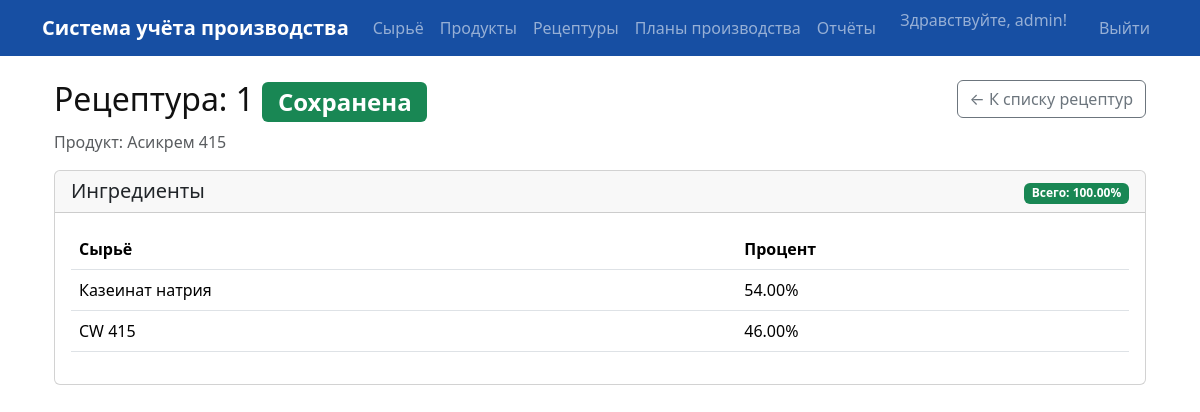
Screenshot of /recipes/1/ingredients (signed in) with the database file from the repository.
### app/models.py (models this page shows, shortened)
class User(db.Model, UserMixin):
    __tablename__ = "users"
    id = Column(Integer, primary_key=True, index=True)
    email = Column(String, unique=True, index=True)
    username = Column(String, unique=True, index=True)
    hashed_password = Column(String)
    role = Column(SQLAlchemyEnum(UserRole))
    is_active = Column(Boolean, default=True)
    created_at = Column(DateTime(timezone=True), server_default=func.now())
    updated_at = Column(DateTime(timezone=True), onupdate=func.now())

class RecipeTemplate(db.Model):
    __tablename__ = "recipe_templates"
    id = Column(Integer, primary_key=True, index=True)
    product_id = Column(Integer, ForeignKey("products.id"))
    name = Column(String)
    is_default = Column(Boolean, default=False)
    status = Column(String, default="draft")  # draft, saved
    created_at = Column(DateTime(timezone=True), server_default=func.now())
    updated_at = Column(DateTime(timezone=True), onupdate=func.now())
    created_by = Column(Integer, ForeignKey("users.id"))
    product = relationship("Product", back_populates="recipe_templates")
    recipe_items = relationship("RecipeItem", back_populates="template")
    production_plans = relationship("ProductionPlan", back_populates="template")

class Product(db.Model):
    __tablename__ = "products"
    id = Column(Integer, primary_key=True, index=True)
    name = Column(String, unique=True, index=True)
    created_at = Column(DateTime(timezone=True), server_default=func.now())
    updated_at = Column(DateTime(timezone=True), onupdate=func.now())
    created_by = Column(Integer, ForeignKey("users.id"))
    recipe_templates = relationship("RecipeTemplate", back_populates="product")
    production_plans = relationship("ProductionPlan", back_populates="product")

class RecipeItem(db.Model):
    __tablename__ = "recipe_items"
    id = Column(Integer, primary_key=True, index=True)
    template_id = Column(Integer, ForeignKey("recipe_templates.id"))
    material_type_id = Column(Integer, ForeignKey("raw_material_types.id"))
    percentage = Column(Float)
    created_at = Column(DateTime(timezone=True), server_default=func.now())
    updated_at = Column(DateTime(timezone=True), onupdate=func.now())
    created_by = Column(Integer, ForeignKey("users.id"))
    template = relationship("RecipeTemplate", back_populates="recipe_items")
    material_type = relationship("RawMaterialType", back_populates="recipe_items")

class RawMaterialType(db.Model):
    __tablename__ = "raw_material_types"
    id = Column(Integer, primary_key=True, index=True)
    name = Column(String, unique=True, index=True)
    created_at = Column(DateTime(timezone=True), server_default=func.now())
    updated_at = Column(DateTime(timezone=True), onupdate=func.now())
    raw_materials = relationship("RawMaterial", back_populates="type")
    recipe_items = relationship("RecipeItem", back_populates="material_type")

### app/routes.py (the view, shortened to what this page needs)
@app.route('/recipes/<int:recipe_id>/ingredients', methods=['GET', 'POST'])
@login_required
def recipe_ingredients(recipe_id):
    recipe = Recipe.query.get_or_404(recipe_id)
    if recipe.status == 'saved' and request.method == 'POST':
        flash('Эта рецептура уже сохранена и не может быть изменена.', 'warning')
        return redirect(url_for('recipe_ingredients', recipe_id=recipe_id))
    form = RecipeIngredientForm()
    form.recipe = recipe  # для валидации
    raw_material_types = RawMaterialType.query.all()
    form.material_type_id.choices = [(rmt.id, rmt.name) for rmt in raw_material_types]
    ingredients = RecipeIngredient.query.filter_by(template_id=recipe.id).all()
    total_percent = sum(item.percentage for item in ingredients)
    return render_template(
        'recipe_ingredients.html',
        form=form if recipe.status != 'saved' else None,  # Не показываем форму для сохраненных рецептур
        recipe=recipe,
        ingredients=ingredients,
        total_percent=total_percent
    )

### app/__init__.py (called while the page is built)
@login_manager.user_loader
def load_user(user_id):
    from .models import User
    return User.query.get(int(user_id))

### app/templates/recipe_ingredients.html (shortened to what this page needs)
{% extends "base.html" %}
{% block content %}
<div class="container mt-4">
    <div class="row">
        <div class="col-md-8">
            <h2>
                Рецептура: {{ recipe.name }}
                {% if recipe.status == 'draft' %}
                <span class="badge bg-warning">Черновик</span>
                {% else %}
                <span class="badge bg-success">Сохранена</span>
                {% endif %}
            </h2>
            <p class="text-muted">Продукт: {{ recipe.product.name }}</p>
        </div>
        <div class="col-md-4 text-end">
            <a href="{{ url_for('recipes') }}" class="btn btn-outline-secondary">← К списку рецептур</a>
        </div>
    </div>
    <div class="card">
        <div class="card-header">
            <div class="d-flex justify-content-between align-items-center">
                <h5 class="mb-0">Ингредиенты</h5>
                <div>
                    <span class="badge {% if total_percent == 100 %}bg-success{% elif total_percent > 100 %}bg-danger{% else %}bg-warning{% endif %}">
                        Всего: {{ "%.2f"|format(total_percent) }}%
                    </span>
                </div>
            </div>
        </div>
        <div class="card-body">
            {% if ingredients %}
            <div class="table-responsive">
                <table class="table">
                    <thead>
                        <tr>
                            <th>Сырьё</th>
                            <th>Процент</th>
                        </tr>
                    </thead>
                    <tbody>
                        {% for ingredient in ingredients %}
                        <tr>
                            <td>{{ ingredient.material_type.name }}</td>
                            <td>{{ "%.2f"|format(ingredient.percentage) }}%</td>
                        </tr>
                        {% endfor %}
                    </tbody>
                </table>
            </div>
            {% else %}
            <p class="text-muted">Ингредиенты пока не добавлены.</p>
            {% endif %}
        </div>
    </div>
</div>
{% endblock %}

### app/templates/base.html (shortened to what this page needs)
<!doctype html>
<html lang="ru">
<head>
    <link href="https://cdn.jsdelivr.net/npm/bootstrap@5.3.2/dist/css/bootstrap.min.css" rel="stylesheet">
    <link href="https://cdnjs.cloudflare.com/ajax/libs/font-awesome/5.15.4/css/all.min.css" rel="stylesheet">
    <link href="https://cdn.datatables.net/1.11.5/css/dataTables.bootstrap5.min.css" rel="stylesheet">
</head>
<body>
{% set user = current_user if current_user.is_authenticated else None %}
<nav class="navbar navbar-expand-lg navbar-dark bg-primary mb-4">
    <div class="container">
        <a class="navbar-brand" href="/">
            <span>Система учёта производства</span>
        </a>
        <div class="collapse navbar-collapse" id="navbarNav">
            <ul class="navbar-nav me-auto">
                <li class="nav-item">
                    <a class="nav-link" href="/raw_materials"
                       data-bs-toggle="tooltip" title="Управление сырьем и его партиями">
                        Сырьё
                    </a>
                </li>
                <li class="nav-item">
                    <a class="nav-link" href="/products"
                       data-bs-toggle="tooltip" title="Управление продуктами">
                        Продукты
                    </a>
                </li>
                <li class="nav-item">
                    <a class="nav-link" href="/recipes"
                       data-bs-toggle="tooltip" title="Создание и редактирование рецептур">
                        Рецептуры
                    </a>
                </li>
                <li class="nav-item">
                    <a class="nav-link" href="/production_plans"
                       data-bs-toggle="tooltip" title="Планирование и контроль производства">
                        Планы производства
                    </a>
                </li>
                <li class="nav-item">
                    <a class="nav-link" href="/reports"
                       data-bs-toggle="tooltip" title="Просмотр отчетов и аналитики">
                        Отчёты
                    </a>
                </li>
            </ul>
            <ul class="navbar-nav ms-auto">
                {% if user %}
                    <li class="nav-item">
                        <span class="navbar-text me-2">Здравствуйте, {{ user.username }}!</span>
                    </li>
                    <li class="nav-item">
                        <a class="nav-link ms-3" href="{{ url_for('logout') }}">Выйти</a>
                    </li>
                {% else %}
                    <li class="nav-item">
                        <a class="nav-link" href="{{ url_for('login') }}">Войти</a>
                    </li>
                {% endif %}
            </ul>
        </div>
    </div>
</nav>
<div class="container">
    {% block content %}{% endblock %}
</div>
</body>
</html>

### app/templates/base.html (style rules this page uses)
:root { --main-blue: #174fa3; --main-blue-dark: #113366; --main-blue-light: #e6f0fa; }
body { background: #fff; color: #111; }
.navbar { background: var(--main-blue) !important; }
.navbar-brand, .navbar-brand span { color: #fff !important; font-weight: bold; }
.table thead { background: var(--main-blue-dark); color: #fff; }

### rows the page displays
User: username "admin"
RecipeTemplate: name "1"
Product: product.name "Асикрем 415"
RecipeItem: material_type.name "Казеинат натрия", percentage "54.00"
RecipeItem: material_type.name "CW 415", percentage "46.00"

### other values shown
{{ "%.2f"|format(total_percent) }} "100.00"
